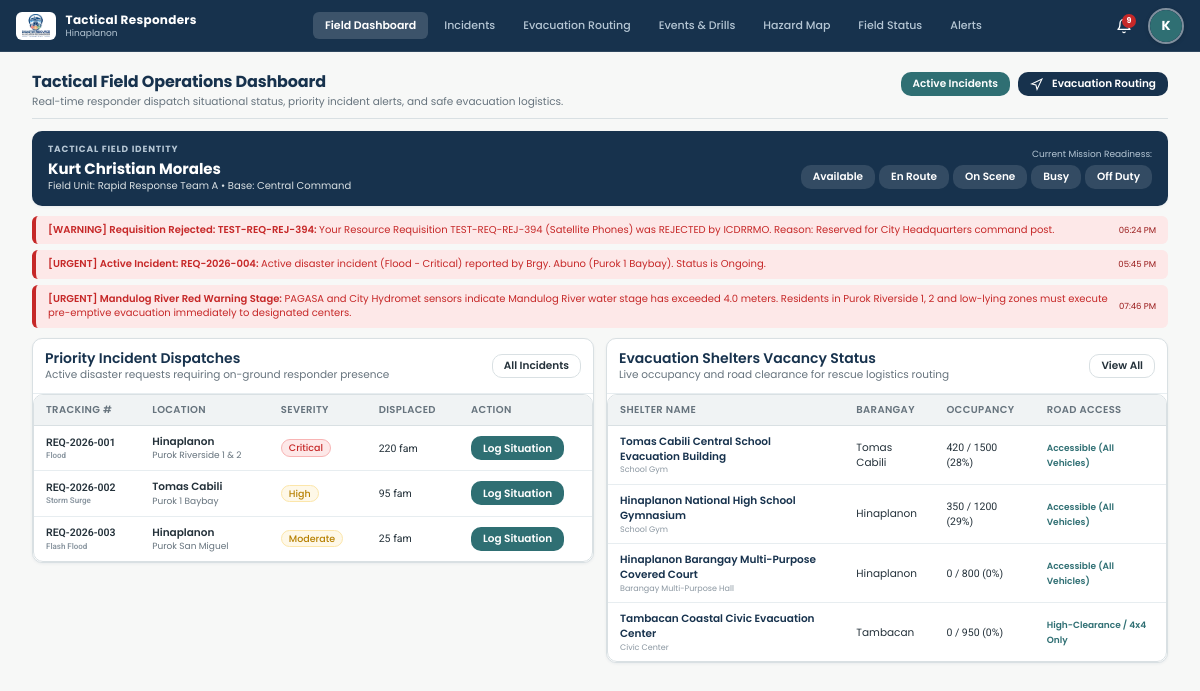
/views/responder/dashboard.php (signed in), run on the app's committed database.
### tables this page shows
CREATE TABLE `notifications` (
  `id` int(11) NOT NULL AUTO_INCREMENT,
  `target_role` enum('all','icdrrmo','barangay_head','responder','resident') NOT NULL DEFAULT 'all',
  `target_barangay_id` int(11) DEFAULT NULL,
  `target_user_id` int(11) DEFAULT NULL,
  `title` varchar(150) NOT NULL,
  `message` text NOT NULL,
  `alert_level` enum('informational','warning','urgent') NOT NULL DEFAULT 'informational',
  `related_module` varchar(50) DEFAULT 'system',
  `related_id` int(11) DEFAULT NULL,
  `created_by` int(11) DEFAULT NULL,
  `created_at` datetime DEFAULT current_timestamp(),
  PRIMARY KEY (`id`),
  KEY `target_barangay_id` (`target_barangay_id`),
  KEY `target_user_id` (`target_user_id`),
  KEY `created_by` (`created_by`),
  CONSTRAINT `notifications_ibfk_1` FOREIGN KEY (`target_barangay_id`) REFERENCES `barangays` (`id`) ON DELETE SET NULL,
  CONSTRAINT `notifications_ibfk_2` FOREIGN KEY (`target_user_id`) REFERENCES `users` (`id`) ON DELETE CASCADE,
  CONSTRAINT `notifications_ibfk_3` FOREIGN KEY (`created_by`) REFERENCES `users` (`id`) ON DELETE SET NULL
);

CREATE TABLE `disaster_reports` (
  `id` int(11) NOT NULL AUTO_INCREMENT,
  `tracking_code` varchar(50) NOT NULL,
  `barangay_id` int(11) NOT NULL,
  `purok_name` varchar(100) NOT NULL,
  `coordinates_lat` decimal(10,6) DEFAULT NULL,
  `coordinates_lng` decimal(10,6) DEFAULT NULL,
  `incident_location` varchar(255) DEFAULT NULL,
  `disaster_type` enum('Flood','Typhoon','Landslide','Earthquake','Fire','Storm Surge','Flash Flood') NOT NULL,
  `severity` enum('Low','Moderate','High','Critical') NOT NULL,
  `urgency` enum('Immediate','High','Medium','Low') NOT NULL,
  `aid_support` enum('resources','financial_aid','both') NOT NULL DEFAULT 'resources',
  `affected_families` int(11) NOT NULL DEFAULT 0,
  `affected_individuals` int(11) NOT NULL DEFAULT 0,
  `displaced_families` int(11) NOT NULL DEFAULT 0,
  `casualties_count` int(11) NOT NULL DEFAULT 0,
  `injuries_count` int(11) NOT NULL DEFAULT 0,
  `missing_count` int(11) NOT NULL DEFAULT 0,
  `requested_assistance` text NOT NULL,
  `situation_overview` text DEFAULT NULL,
  `resolution_notes` text DEFAULT NULL,
  `status` enum('Ongoing','Completed') NOT NULL DEFAULT 'Ongoing',
  `submitted_by` int(11) NOT NULL,
  `created_at` datetime DEFAULT current_timestamp(),
  `updated_at` datetime DEFAULT current_timestamp() ON UPDATE current_timestamp(),
  `completed_at` datetime DEFAULT NULL,
  PRIMARY KEY (`id`),
  UNIQUE KEY `tracking_code` (`tracking_code`),
  KEY `barangay_id` (`barangay_id`),
  KEY `submitted_by` (`submitted_by`),
  CONSTRAINT `disaster_reports_ibfk_1` FOREIGN KEY (`barangay_id`) REFERENCES `barangays` (`id`) ON DELETE CASCADE,
  CONSTRAINT `disaster_reports_ibfk_2` FOREIGN KEY (`submitted_by`) REFERENCES `users` (`id`) ON DELETE CASCADE
);

CREATE TABLE `barangays` (
  `id` int(11) NOT NULL AUTO_INCREMENT,
  `name` varchar(100) NOT NULL,
  `city` varchar(100) DEFAULT 'Iligan City',
  `status` enum('active','archived') NOT NULL DEFAULT 'active',
  `contact_person` varchar(100) DEFAULT NULL,
  `contact_number` varchar(30) DEFAULT NULL,
  `population` int(11) DEFAULT NULL,
  `total_households` int(11) DEFAULT NULL,
  `risk_level` enum('Low','Moderate','High','Critical') DEFAULT NULL,
  `area_radius` int(11) DEFAULT NULL COMMENT 'Geographic coverage and hazard radius of the area in meters',
  `coordinates_lat` decimal(10,6) NOT NULL,
  `coordinates_lng` decimal(10,6) NOT NULL,
  `created_at` datetime DEFAULT current_timestamp(),
  PRIMARY KEY (`id`),
  UNIQUE KEY `name` (`name`)
);

CREATE TABLE `evacuation_areas` (
  `id` int(11) NOT NULL AUTO_INCREMENT,
  `name` varchar(150) NOT NULL,
  `barangay_id` int(11) NOT NULL,
  `location_address` varchar(255) NOT NULL,
  `center_type` enum('School Gym','Barangay Multi-Purpose Hall','Civic Center','Church / Chapel','Designated Open Ground') NOT NULL,
  `capacity_individuals` int(11) NOT NULL,
  `capacity_families` int(11) NOT NULL,
  `current_evacuees_count` int(11) NOT NULL DEFAULT 0,
  `status` enum('Standby','Open / Active','At Capacity','Closed') DEFAULT 'Standby',
  `accessibility` enum('Accessible (All Vehicles)','High-Clearance / 4x4 Only','Foot Access Only','Temporarily Inaccessible') DEFAULT 'Accessible (All Vehicles)',
  `has_potable_water` tinyint(1) DEFAULT 1,
  `has_electricity` tinyint(1) DEFAULT 1,
  `has_medical_station` tinyint(1) DEFAULT 1,
  `contact_officer` varchar(100) NOT NULL,
  `contact_number` varchar(30) NOT NULL,
  `coordinates_lat` decimal(10,6) NOT NULL,
  `coordinates_lng` decimal(10,6) NOT NULL,
  `created_at` datetime DEFAULT current_timestamp(),
  PRIMARY KEY (`id`),
  KEY `barangay_id` (`barangay_id`),
  CONSTRAINT `evacuation_areas_ibfk_1` FOREIGN KEY (`barangay_id`) REFERENCES `barangays` (`id`) ON DELETE CASCADE
);

### views/responder/dashboard.php (the view, shortened to what the rows shown need)
<?php
require_once __DIR__ . '/../../backend/services/Helpers.php';
$db = getDBConnection();
$incStmt = $db->query("
    SELECT dr.*, b.name AS barangay_name
    FROM disaster_reports dr
    JOIN barangays b ON dr.barangay_id = b.id
    WHERE dr.status = 'Ongoing'
    ORDER BY FIELD(dr.severity, 'Critical', 'High', 'Moderate', 'Low'), dr.created_at DESC
    LIMIT 6
");
$activeIncidents = $incStmt->fetchAll();
$evacStmt = $db->query("
    SELECT ea.*, b.name AS barangay_name
    FROM evacuation_areas ea
    JOIN barangays b ON ea.barangay_id = b.id
    WHERE ea.status IN ('Open / Active', 'Standby')
    ORDER BY ea.current_evacuees_count DESC
    LIMIT 4
");
$openCenters = $evacStmt->fetchAll();
$notifStmt = $db->query("
    SELECT * FROM notifications
    WHERE alert_level IN ('urgent', 'warning')
    ORDER BY created_at DESC LIMIT 3
");
$urgentAlerts = $notifStmt->fetchAll();
require_once __DIR__ . '/../layouts/header.php';
?>
  <div class="page-header" style="margin-bottom:12px;padding-bottom:8px;">
    <div class="page-header-title-wrap">
      <h1 style="font-size:16px;font-weight:700;margin:0 0 2px 0;">Tactical Field Operations Dashboard</h1>
    </div>
  </div>
  <?php if (!empty($urgentAlerts)): ?>
    <div style="margin-bottom:var(--space-3);display:flex;flex-direction:column;gap:6px;">
      <?php foreach ($urgentAlerts as $alert): ?>
        <div style="background:#FDE8E8;border-left:4px solid var(--color-danger);padding:7px 12px;border-radius:6px;display:flex;justify-content:space-between;align-items:center;">
          <div style="font-size:10px;color:var(--color-danger);font-weight:600;">
            [<?= strtoupper($alert['alert_level']) ?>] <?= clean($alert['title']) ?>: <span style="font-weight:400;"><?= clean($alert['message']) ?></span>
          </div>
          <span style="font-size:8.5px;color:#991B1B;white-space:nowrap;margin-left:8px;"><?= formatDate($alert['created_at'], 'h:i A') ?></span>
        </div>
      <?php endforeach; ?>
    </div>
  <?php endif; ?>
  <div class="responsive-split-grid split-50-50">
    <div class="card" style="margin-bottom:0;">
      <div class="table-responsive">
        <table class="data-table">
          <thead>
            <tr>
              <th>Tracking #</th>
              <th>Location</th>
              <th>Severity</th>
              <th>Displaced</th>
              <th>Action</th>
            </tr>
          </thead>
          <tbody>
            <?php if (empty($activeIncidents)): ?>
              <tr><td colspan="5" style="text-align:center;padding:24px;">No active disaster incidents reported.</td></tr>
            <?php else: ?>
              <?php foreach ($activeIncidents as $inc): ?>
                <tr>
                  <td style="font-weight:600;font-family:var(--font-secondary);">
                    <?= clean($inc['tracking_code']) ?>
                    <div style="font-size:8px;color:var(--color-text-muted);"><?= clean($inc['disaster_type']) ?></div>
                  </td>
                  <td>
                    <div style="font-weight:600;"><?= clean($inc['barangay_name']) ?></div>
                    <div style="font-size:9px;color:var(--color-text-secondary);"><?= clean($inc['purok_name']) ?></div>
                  </td>
                  <td><?= renderStatusBadge($inc['severity']) ?></td>
                  <td style="font-family:var(--font-secondary);"><?= $inc['displaced_families'] ?> fam</td>
                  <td>
                    <a href="<?= BASE_URL ?>/views/responder/field-status.php?request_id=<?= $inc['id'] ?>" class="btn btn-secondary btn-sm">
                      Log Situation
                    </a>
                  </td>
                </tr>
              <?php endforeach; ?>
            <?php endif; ?>
          </tbody>
        </table>
      </div>
    </div>
    <div class="card" style="margin-bottom:0;">
      <div class="table-responsive">
        <table class="data-table">
          <thead>
            <tr>
              <th>Shelter Name</th>
              <th>Barangay</th>
              <th>Occupancy</th>
              <th>Road Access</th>
            </tr>
          </thead>
          <tbody>
            <?php if (empty($openCenters)): ?>
              <tr><td colspan="4" style="text-align:center;padding:24px;">No open shelters recorded.</td></tr>
            <?php else: ?>
              <?php foreach ($openCenters as $oc): ?>
                <?php
                  $pct = $oc['capacity_individuals'] > 0 ? min(100, round(($oc['current_evacuees_count'] / $oc['capacity_individuals']) * 100)) : 0;
                ?>
                <tr>
                  <td>
                    <div style="font-weight:600;color:var(--color-primary);"><?= clean($oc['name']) ?></div>
                    <div style="font-size:8px;color:var(--color-text-muted);"><?= clean($oc['center_type']) ?></div>
                  </td>
                  <td><?= clean($oc['barangay_name']) ?></td>
                  <td style="font-family:var(--font-secondary);">
                    <?= $oc['current_evacuees_count'] ?> / <?= $oc['capacity_individuals'] ?> (<?= $pct ?>%)
                  </td>
                  <td>
                    <span style="font-size:9px;color:var(--color-secondary);font-weight:600;">
                      <?= clean($oc['accessibility']) ?>
                    </span>
                  </td>
                </tr>
              <?php endforeach; ?>
            <?php endif; ?>
          </tbody>
        </table>
      </div>
    </div>
  </div>
<?php require_once __DIR__ . '/../layouts/footer.php'; ?>

### backend/services/Helpers.php (shortened to what the rows shown need)
<?php
if (!function_exists('formatDate')) {
function formatDate($datetime, $format = 'M d, Y h:i A') {
    try {
        $dt = new DateTime($datetime);
        return $dt->format($format);
    } catch (Exception $e) {
        return $datetime;
    }
}
}
if (!function_exists('clean')) {
function clean($str) {
    return htmlspecialchars(trim((string)$str), ENT_QUOTES, 'UTF-8');
}
}
if (!function_exists('renderStatusBadge')) {
function renderStatusBadge($status) {
    $statusMap = [
        'active' => ['class' => 'badge-success', 'label' => 'Active'],
        'inactive' => ['class' => 'badge-danger', 'label' => 'Deactivated'],
        'deactivated' => ['class' => 'badge-danger', 'label' => 'Deactivated'],
        'pending' => ['class' => 'badge-warning', 'label' => 'Pending'],
        'archived' => ['class' => 'badge-neutral', 'label' => 'Archived'],
        'Submitted' => ['class' => 'badge-info', 'label' => 'Submitted'],
        'Under Review' => ['class' => 'badge-warning', 'label' => 'Under Review'],
        'Recommendation Ready' => ['class' => 'badge-info', 'label' => 'Recommendation Ready'],
        'Approved' => ['class' => 'badge-success', 'label' => 'Approved'],
        'Allocated' => ['class' => 'badge-success', 'label' => 'Allocated'],
        'Dispatched' => ['class' => 'badge-info', 'label' => 'Dispatched'],
        'Completed' => ['class' => 'badge-success', 'label' => 'Completed'],
        'Rejected' => ['class' => 'badge-danger', 'label' => 'Rejected'],
        'Pending Review' => ['class' => 'badge-warning', 'label' => 'Pending Review'],
        'Modified' => ['class' => 'badge-info', 'label' => 'Modified & Approved'],
        'Open / Active' => ['class' => 'badge-danger', 'label' => 'Open / Active'],
        'Standby' => ['class' => 'badge-neutral', 'label' => 'Standby'],
        'At Capacity' => ['class' => 'badge-danger', 'label' => 'At Capacity'],
        'Closed' => ['class' => 'badge-neutral', 'label' => 'Closed'],
        'Scheduled' => ['class' => 'badge-info', 'label' => 'Scheduled'],
        'Ongoing' => ['class' => 'badge-warning', 'label' => 'Ongoing'],
        'Cancelled' => ['class' => 'badge-danger', 'label' => 'Cancelled'],
        'Available' => ['class' => 'badge-success', 'label' => 'Available'],
        'Responding' => ['class' => 'badge-warning', 'label' => 'Responding'],
        'On Site' => ['class' => 'badge-danger', 'label' => 'On Site'],
        'Low' => ['class' => 'badge-neutral', 'label' => 'Low'],
        'Moderate' => ['class' => 'badge-warning', 'label' => 'Moderate'],
        'High' => ['class' => 'badge-warning', 'label' => 'High'],
        'Critical' => ['class' => 'badge-danger', 'label' => 'Critical'],
        'Immediate' => ['class' => 'badge-danger', 'label' => 'Immediate']
    ];
    $badge = $statusMap[$status] ?? ['class' => 'badge-neutral', 'label' => clean($status)];
    return '<span class="badge ' . $badge['class'] . '">' . $badge['label'] . '</span>';
}
}

### data on the page
notifications: alert_level "WARNING", title "Requisition Rejected: TEST-REQ-REJ-394", message "Your Resource Requisition TEST-REQ-REJ-394 (Satellite Phones) was REJECTED by ICDRRMO. Reason: Reserved for City Headquarters command post.", created_at "06:24 PM"
notifications: alert_level "URGENT", title "Active Incident: REQ-2026-004", message "Active disaster incident (Flood - Critical) reported by Brgy. Abuno (Purok 1 Baybay). Status is Ongoing.", created_at "05:45 PM"
notifications: alert_level "URGENT", title "Mandulog River Red Warning Stage", message "PAGASA and City Hydromet sensors indicate Mandulog River water stage has exceeded 4.0 meters. Residents in Purok Riverside 1, 2 and low-lying zones must execute pre-emptive evacuation immediately to designated centers.", created_at "07:46 PM"
disaster_reports: tracking_code "REQ-2026-001", disaster_type "Flood", barangay.name "Hinaplanon", purok_name "Purok Riverside 1 & 2", severity "Critical", displaced_families "220"
disaster_reports: tracking_code "REQ-2026-002", disaster_type "Storm Surge", barangay.name "Tomas Cabili", purok_name "Purok 1 Baybay", severity "High", displaced_families "95"
disaster_reports: tracking_code "REQ-2026-003", disaster_type "Flash Flood", barangay.name "Hinaplanon", purok_name "Purok San Miguel", severity "Moderate", displaced_families "25"
evacuation_areas: name "Tomas Cabili Central School Evacuation Building", center_type "School Gym", barangay.name "Tomas Cabili", current_evacuees_count "420", capacity_individuals "1500", pct "28", accessibility "Accessible (All Vehicles)"
evacuation_areas: name "Hinaplanon National High School Gymnasium", center_type "School Gym", barangay.name "Hinaplanon", current_evacuees_count "350", capacity_individuals "1200", pct "29", accessibility "Accessible (All Vehicles)"
evacuation_areas: name "Hinaplanon Barangay Multi-Purpose Covered Court", center_type "Barangay Multi-Purpose Hall", barangay.name "Hinaplanon", current_evacuees_count "0", capacity_individuals "800", accessibility "Accessible (All Vehicles)"
evacuation_areas: name "Tambacan Coastal Civic Evacuation Center", center_type "Civic Center", barangay.name "Tambacan", current_evacuees_count "0", capacity_individuals "950", accessibility "High-Clearance / 4x4 Only"

### other printed values
$currentUser['barangay_name'] "Hinaplanon"
$unreadCount "9"
substr($currentUser['full_name'] ?? 'U', 0, 1) "K"
$user['full_name'] "Kurt Christian Morales"
$user['purok'] ?: 'Rapid Response Team A' "Rapid Response Team A"
$st "Available"
$st "En Route"
$st "On Scene"
$st "Busy"
$st "Off Duty"
